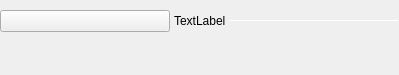
<?xml version="1.0" encoding="UTF-8"?>
<ui version="4.0">
 <class>SubsectionSeparator</class>
 <widget class="QWidget" name="SubsectionSeparator">
  <property name="geometry">
   <rect>
    <x>0</x>
    <y>0</y>
    <width>399</width>
    <height>75</height>
   </rect>
  </property>
  <property name="sizePolicy">
   <sizepolicy hsizetype="Preferred" vsizetype="Preferred">
    <horstretch>0</horstretch>
    <verstretch>0</verstretch>
   </sizepolicy>
  </property>
  <property name="windowTitle">
   <string>Form</string>
  </property>
  <layout class="QVBoxLayout" name="verticalLayout">
   <property name="spacing">
    <number>0</number>
   </property>
   <property name="leftMargin">
    <number>0</number>
   </property>
   <property name="topMargin">
    <number>0</number>
   </property>
   <property name="rightMargin">
    <number>0</number>
   </property>
   <property name="bottomMargin">
    <number>10</number>
   </property>
   <item>
    <layout class="QHBoxLayout" name="hLayoutSubsectionSeparator">
     <property name="spacing">
      <number>4</number>
     </property>
     <property name="sizeConstraint">
      <enum>QLayout::SetMinimumSize</enum>
     </property>
     <property name="leftMargin">
      <number>0</number>
     </property>
     <property name="topMargin">
      <number>10</number>
     </property>
     <property name="bottomMargin">
      <number>0</number>
     </property>
     <item>
      <widget class="QPushButton" name="btnSubsectionSeparator">
       <property name="sizePolicy">
        <sizepolicy hsizetype="Minimum" vsizetype="Minimum">
         <horstretch>0</horstretch>
         <verstretch>0</verstretch>
        </sizepolicy>
       </property>
       <property name="text">
        <string/>
       </property>
       <property name="checkable">
        <bool>true</bool>
       </property>
      </widget>
     </item>
     <item>
      <widget class="QLabel" name="lblSubsectionSeparator">
       <property name="sizePolicy">
        <sizepolicy hsizetype="Fixed" vsizetype="Preferred">
         <horstretch>0</horstretch>
         <verstretch>0</verstretch>
        </sizepolicy>
       </property>
       <property name="text">
        <string>TextLabel</string>
       </property>
      </widget>
     </item>
     <item>
      <widget class="Line" name="lineSubsectionSeparator">
       <property name="maximumSize">
        <size>
         <width>16777215</width>
         <height>1</height>
        </size>
       </property>
       <property name="frameShadow">
        <enum>QFrame::Sunken</enum>
       </property>
       <property name="lineWidth">
        <number>1</number>
       </property>
       <property name="orientation">
        <enum>Qt::Horizontal</enum>
       </property>
      </widget>
     </item>
    </layout>
   </item>
   <item>
    <widget class="QWidget" name="widgetSubsectionContent" native="true">
     <layout class="QVBoxLayout" name="vLayoutContent">
      <property name="spacing">
       <number>0</number>
      </property>
      <property name="leftMargin">
       <number>0</number>
      </property>
      <property name="topMargin">
       <number>0</number>
      </property>
      <property name="rightMargin">
       <number>0</number>
      </property>
      <property name="bottomMargin">
       <number>0</number>
      </property>
     </layout>
    </widget>
   </item>
  </layout>
 </widget>
 <resources/>
 <connections/>
</ui>
